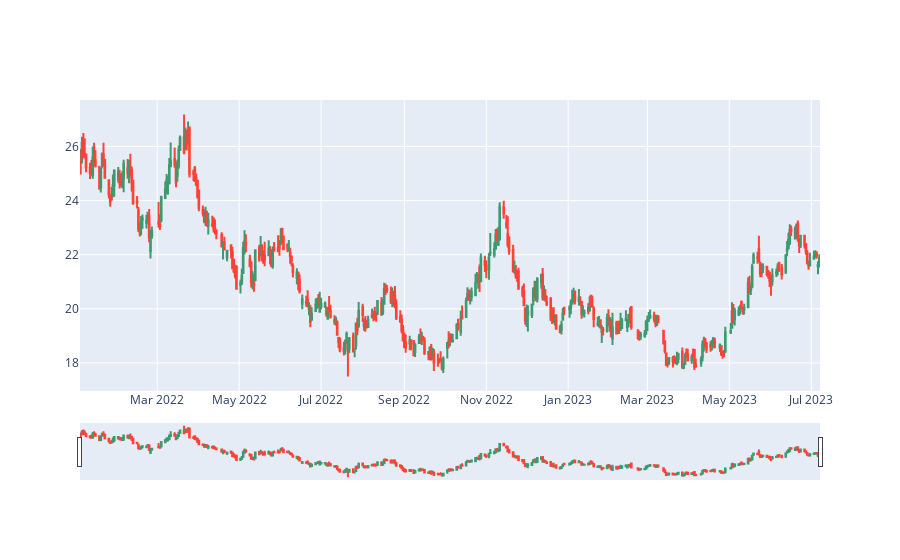

Here is the notebook cell this chart was saved with:
### Code cell
fig = go.Figure(data=[go.Candlestick(x=ativo_df_prev.index,
                open=ativo_df_prev['Open'],
                high=ativo_df_prev['High'],
                low=ativo_df_prev['Low'],
                close=ativo_df_prev['Close'])])

fig.show()

### Figure 1 — Plotly figure (JSON) as saved in the notebook; plotly's stock layout.template omitted (floating-point values rounded to 4 significant figures; data arrays with more than 128 entries replaced by an {"elided": "..."} marker saying what was removed)
{"data": [{"close": {"elided": "378 float values"}, "high": {"elided": "378 float values"}, "low": {"elided": "378 float values"}, "open": {"elided": "378 float values"}, "type": "candlestick", "x": {"elided": "378 str values"}}], "layout": {"autosize": true, "xaxis": {"autorange": true, "range": ["2022-01-02 12:00", "2023-07-07 12:00"], "rangeslider": {"autorange": true, "range": ["2022-01-02 12:00", "2023-07-07 12:00"], "yaxis": {"_template": null, "rangemode": "match"}}, "type": "date"}, "yaxis": {"autorange": true, "range": [16.96, 27.72]}}}
